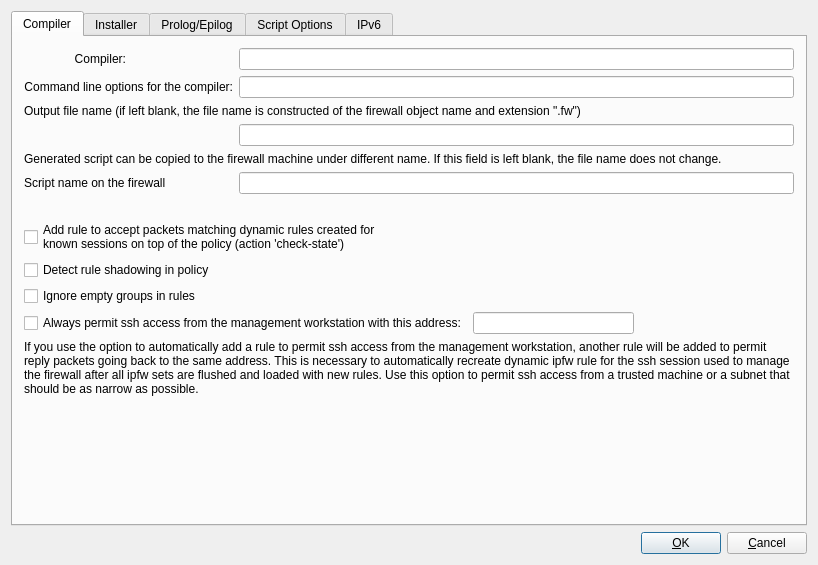
<?xml version="1.0" encoding="UTF-8"?>
<ui version="4.0">
 <class>ipfwAdvancedDialog_q</class>
 <widget class="QDialog" name="ipfwAdvancedDialog_q">
  <property name="geometry">
   <rect>
    <x>0</x>
    <y>0</y>
    <width>818</width>
    <height>565</height>
   </rect>
  </property>
  <property name="windowTitle">
   <string>ipfw: advanced settings</string>
  </property>
  <property name="sizeGripEnabled">
   <bool>false</bool>
  </property>
  <layout class="QGridLayout">
   <property name="margin" stdset="0">
    <number>11</number>
   </property>
   <item row="1" column="0">
    <layout class="QHBoxLayout">
     <item>
      <spacer>
       <property name="orientation">
        <enum>Qt::Orientation::Horizontal</enum>
       </property>
       <property name="sizeType">
        <enum>QSizePolicy::Policy::Expanding</enum>
       </property>
       <property name="sizeHint" stdset="0">
        <size>
         <width>20</width>
         <height>20</height>
        </size>
       </property>
      </spacer>
     </item>
     <item>
      <widget class="QPushButton" name="buttonOk">
       <property name="text">
        <string>&amp;OK</string>
       </property>
       <property name="shortcut">
        <string/>
       </property>
       <property name="autoDefault">
        <bool>true</bool>
       </property>
       <property name="default">
        <bool>true</bool>
       </property>
      </widget>
     </item>
     <item>
      <widget class="QPushButton" name="buttonCancel">
       <property name="text">
        <string>&amp;Cancel</string>
       </property>
       <property name="shortcut">
        <string/>
       </property>
       <property name="autoDefault">
        <bool>true</bool>
       </property>
      </widget>
     </item>
    </layout>
   </item>
   <item row="0" column="0">
    <widget class="QTabWidget" name="tabWidget">
     <property name="currentIndex">
      <number>0</number>
     </property>
     <widget class="QWidget" name="tab">
      <attribute name="title">
       <string>Compiler</string>
      </attribute>
      <layout class="QGridLayout" name="ipfwAdvanced_gridLayout">
       <item row="0" column="0">
        <widget class="QLabel" name="compilerLabel">
         <property name="text">
          <string>Compiler:</string>
         </property>
         <property name="alignment">
          <set>Qt::AlignmentFlag::AlignRight|Qt::AlignmentFlag::AlignTrailing|Qt::AlignmentFlag::AlignVCenter</set>
         </property>
         <property name="wordWrap">
          <bool>false</bool>
         </property>
        </widget>
       </item>
       <item row="0" column="2">
        <widget class="QLineEdit" name="compiler">
         <property name="maximumSize">
          <size>
           <width>32767</width>
           <height>32767</height>
          </size>
         </property>
        </widget>
       </item>
       <item row="1" column="0" colspan="2">
        <widget class="QLabel" name="compilerArgsLabel">
         <property name="sizePolicy">
          <sizepolicy hsizetype="Expanding" vsizetype="Preferred">
           <horstretch>0</horstretch>
           <verstretch>0</verstretch>
          </sizepolicy>
         </property>
         <property name="text">
          <string>Command line options for the compiler:</string>
         </property>
         <property name="alignment">
          <set>Qt::AlignmentFlag::AlignRight|Qt::AlignmentFlag::AlignTrailing|Qt::AlignmentFlag::AlignVCenter</set>
         </property>
         <property name="wordWrap">
          <bool>false</bool>
         </property>
        </widget>
       </item>
       <item row="1" column="2">
        <widget class="QLineEdit" name="compilerArgs">
         <property name="maximumSize">
          <size>
           <width>32767</width>
           <height>32767</height>
          </size>
         </property>
        </widget>
       </item>
       <item row="2" column="0" colspan="3">
        <widget class="QLabel" name="textLabel1_5">
         <property name="sizePolicy">
          <sizepolicy hsizetype="Expanding" vsizetype="Preferred">
           <horstretch>0</horstretch>
           <verstretch>0</verstretch>
          </sizepolicy>
         </property>
         <property name="text">
          <string>Output file name (if left blank, the file name is constructed of the firewall object name and extension &quot;.fw&quot;)</string>
         </property>
         <property name="alignment">
          <set>Qt::AlignmentFlag::AlignVCenter</set>
         </property>
         <property name="wordWrap">
          <bool>true</bool>
         </property>
        </widget>
       </item>
       <item row="3" column="2">
        <widget class="QLineEdit" name="outputFileName">
         <property name="maximumSize">
          <size>
           <width>32767</width>
           <height>32767</height>
          </size>
         </property>
        </widget>
       </item>
       <item row="4" column="0" colspan="3">
        <widget class="QLabel" name="label_4">
         <property name="text">
          <string>Generated script can be copied to the firewall machine under different name. If this field is left blank, the file name does not change.</string>
         </property>
         <property name="wordWrap">
          <bool>true</bool>
         </property>
        </widget>
       </item>
       <item row="5" column="0" colspan="2">
        <widget class="QLabel" name="label_3">
         <property name="text">
          <string>Script name on the firewall</string>
         </property>
        </widget>
       </item>
       <item row="5" column="2">
        <widget class="QLineEdit" name="fileNameOnFw">
         <property name="maximumSize">
          <size>
           <width>32767</width>
           <height>22</height>
          </size>
         </property>
        </widget>
       </item>
       <item row="6" column="0">
        <spacer>
         <property name="orientation">
          <enum>Qt::Orientation::Vertical</enum>
         </property>
         <property name="sizeType">
          <enum>QSizePolicy::Policy::Fixed</enum>
         </property>
         <property name="sizeHint" stdset="0">
          <size>
           <width>20</width>
           <height>20</height>
          </size>
         </property>
        </spacer>
       </item>
       <item row="7" column="0" colspan="3">
        <widget class="QCheckBox" name="ipfw_add_check_state_rule">
         <property name="sizePolicy">
          <sizepolicy hsizetype="Minimum" vsizetype="Fixed">
           <horstretch>0</horstretch>
           <verstretch>0</verstretch>
          </sizepolicy>
         </property>
         <property name="text">
          <string>Add rule to accept packets matching dynamic rules created for
known sessions on top of the policy (action 'check-state')</string>
         </property>
        </widget>
       </item>
       <item row="8" column="0" colspan="2">
        <widget class="QCheckBox" name="ipfw_check_shadowing">
         <property name="sizePolicy">
          <sizepolicy hsizetype="Expanding" vsizetype="Fixed">
           <horstretch>0</horstretch>
           <verstretch>0</verstretch>
          </sizepolicy>
         </property>
         <property name="toolTip">
          <string>Shadowing happens because a rule is a superset of a subsequent rule and any packets potentially matched by the subsequent rule have already been matched by the prior rule.</string>
         </property>
         <property name="text">
          <string>Detect rule shadowing in policy</string>
         </property>
        </widget>
       </item>
       <item row="9" column="0" colspan="2">
        <widget class="QCheckBox" name="ipfw_ignore_empty_groups">
         <property name="sizePolicy">
          <sizepolicy hsizetype="Expanding" vsizetype="Fixed">
           <horstretch>0</horstretch>
           <verstretch>0</verstretch>
          </sizepolicy>
         </property>
         <property name="toolTip">
          <string>If the option is deactivated, compiler treats empty groups as an error and aborts processing the policy. If this option is activated, compiler removes all empty groups from all rule elements. If rule element becomes 'any' after the last empty group has been removed, the whole rule will be ignored. Use this option only if you fully understand how it works!</string>
         </property>
         <property name="text">
          <string>Ignore empty groups in rules</string>
         </property>
        </widget>
       </item>
       <item row="10" column="0" colspan="3">
        <layout class="QHBoxLayout" name="horizontalLayout_3">
         <item>
          <widget class="QCheckBox" name="mgmt_ssh">
           <property name="text">
            <string>Always permit ssh access from the management workstation with this address:</string>
           </property>
          </widget>
         </item>
         <item>
          <widget class="QLineEdit" name="mgmt_addr">
           <property name="sizePolicy">
            <sizepolicy hsizetype="Expanding" vsizetype="Fixed">
             <horstretch>0</horstretch>
             <verstretch>0</verstretch>
            </sizepolicy>
           </property>
           <property name="maximumSize">
            <size>
             <width>32767</width>
             <height>32767</height>
            </size>
           </property>
          </widget>
         </item>
         <item>
          <spacer name="horizontalSpacer">
           <property name="orientation">
            <enum>Qt::Orientation::Horizontal</enum>
           </property>
           <property name="sizeHint" stdset="0">
            <size>
             <width>40</width>
             <height>20</height>
            </size>
           </property>
          </spacer>
         </item>
        </layout>
       </item>
       <item row="11" column="0" colspan="3">
        <widget class="QLabel" name="label">
         <property name="text">
          <string>If you use the option to automatically add a rule to permit ssh access from the management workstation, another rule will be added to permit reply packets going back to the same address. This is necessary to automatically recreate dynamic ipfw rule for the ssh session used to manage the firewall after all ipfw sets are flushed and loaded with new rules. Use this option to permit ssh access from a trusted machine or a subnet that should be as narrow as possible.</string>
         </property>
         <property name="wordWrap">
          <bool>true</bool>
         </property>
        </widget>
       </item>
       <item row="12" column="1" colspan="2">
        <spacer>
         <property name="orientation">
          <enum>Qt::Orientation::Vertical</enum>
         </property>
         <property name="sizeType">
          <enum>QSizePolicy::Policy::Expanding</enum>
         </property>
         <property name="sizeHint" stdset="0">
          <size>
           <width>20</width>
           <height>40</height>
          </size>
         </property>
        </spacer>
       </item>
      </layout>
     </widget>
     <widget class="QWidget" name="tab1">
      <attribute name="title">
       <string>Installer</string>
      </attribute>
      <layout class="QGridLayout" name="ipfwAdvanced_gridLayout_3">
       <item row="0" column="0">
        <widget class="QGroupBox" name="groupBox2">
         <property name="title">
          <string>Built-in installer</string>
         </property>
         <layout class="QGridLayout" name="ipfwAdvanced_gridLayout_104">
          <item row="0" column="0">
           <widget class="QLabel" name="label556">
            <property name="text">
             <string>Directory on the firewall where script should be installed</string>
            </property>
            <property name="alignment">
             <set>Qt::AlignmentFlag::AlignLeading|Qt::AlignmentFlag::AlignLeft|Qt::AlignmentFlag::AlignVCenter</set>
            </property>
            <property name="wordWrap">
             <bool>true</bool>
            </property>
           </widget>
          </item>
          <item row="0" column="1">
           <widget class="QLineEdit" name="ipfw_fw_dir">
            <property name="sizePolicy">
             <sizepolicy hsizetype="Fixed" vsizetype="Fixed">
              <horstretch>0</horstretch>
              <verstretch>0</verstretch>
             </sizepolicy>
            </property>
           </widget>
          </item>
          <item row="1" column="0">
           <widget class="QLabel" name="textLabel1_2">
            <property name="text">
             <string>User name used to authenticate to the firewall (leave this empty if you use putty session):</string>
            </property>
            <property name="alignment">
             <set>Qt::AlignmentFlag::AlignLeading|Qt::AlignmentFlag::AlignLeft|Qt::AlignmentFlag::AlignVCenter</set>
            </property>
            <property name="wordWrap">
             <bool>true</bool>
            </property>
           </widget>
          </item>
          <item row="1" column="1">
           <widget class="QLineEdit" name="ipfw_user">
            <property name="sizePolicy">
             <sizepolicy hsizetype="Fixed" vsizetype="Fixed">
              <horstretch>0</horstretch>
              <verstretch>0</verstretch>
             </sizepolicy>
            </property>
           </widget>
          </item>
          <item row="2" column="0">
           <widget class="QLabel" name="textLabel1_3">
            <property name="text">
             <string>Alternative name or address used to communicate with the firewall (also putty session name on Windows)</string>
            </property>
            <property name="alignment">
             <set>Qt::AlignmentFlag::AlignLeading|Qt::AlignmentFlag::AlignLeft|Qt::AlignmentFlag::AlignTop</set>
            </property>
            <property name="wordWrap">
             <bool>true</bool>
            </property>
           </widget>
          </item>
          <item row="2" column="1">
           <widget class="QLineEdit" name="altAddress">
            <property name="sizePolicy">
             <sizepolicy hsizetype="Fixed" vsizetype="Fixed">
              <horstretch>0</horstretch>
              <verstretch>0</verstretch>
             </sizepolicy>
            </property>
           </widget>
          </item>
          <item row="3" column="0">
           <widget class="QLabel" name="textLabel1_4">
            <property name="text">
             <string>A command that installer should execute on the firewall in order to activate the policy (if this field is blank, installer runs firewall script in the directory specified above; it uses sudo if user name is not 'root')</string>
            </property>
            <property name="alignment">
             <set>Qt::AlignmentFlag::AlignVCenter</set>
            </property>
            <property name="wordWrap">
             <bool>true</bool>
            </property>
           </widget>
          </item>
          <item row="3" column="1">
           <widget class="QLineEdit" name="activationCmd">
            <property name="sizePolicy">
             <sizepolicy hsizetype="Fixed" vsizetype="Fixed">
              <horstretch>0</horstretch>
              <verstretch>0</verstretch>
             </sizepolicy>
            </property>
           </widget>
          </item>
          <item row="4" column="0" colspan="2">
           <layout class="QHBoxLayout">
            <item>
             <widget class="QLabel" name="textLabel1_7">
              <property name="text">
               <string>Additional command line parameters for ssh</string>
              </property>
              <property name="wordWrap">
               <bool>false</bool>
              </property>
             </widget>
            </item>
            <item>
             <widget class="QLineEdit" name="sshArgs">
              <property name="sizePolicy">
               <sizepolicy hsizetype="Expanding" vsizetype="Fixed">
                <horstretch>0</horstretch>
                <verstretch>0</verstretch>
               </sizepolicy>
              </property>
              <property name="minimumSize">
               <size>
                <width>300</width>
                <height>0</height>
               </size>
              </property>
             </widget>
            </item>
           </layout>
          </item>
          <item row="5" column="0" colspan="2">
           <layout class="QHBoxLayout" name="_2">
            <item>
             <widget class="QLabel" name="textLabel1_8">
              <property name="text">
               <string>Additional command line parameters for scp</string>
              </property>
              <property name="wordWrap">
               <bool>false</bool>
              </property>
             </widget>
            </item>
            <item>
             <widget class="QLineEdit" name="scpArgs">
              <property name="sizePolicy">
               <sizepolicy hsizetype="Expanding" vsizetype="Fixed">
                <horstretch>0</horstretch>
                <verstretch>0</verstretch>
               </sizepolicy>
              </property>
              <property name="minimumSize">
               <size>
                <width>300</width>
                <height>0</height>
               </size>
              </property>
             </widget>
            </item>
           </layout>
          </item>
         </layout>
        </widget>
       </item>
       <item row="1" column="0">
        <widget class="QGroupBox" name="groupBox1">
         <property name="title">
          <string>External install script</string>
         </property>
         <layout class="QGridLayout" name="ipfwAdvanced_gridLayout_2">
          <item row="0" column="0">
           <layout class="QHBoxLayout" name="horizontalLayout">
            <item>
             <widget class="QLabel" name="textLabel5_2">
              <property name="sizePolicy">
               <sizepolicy hsizetype="Expanding" vsizetype="Preferred">
                <horstretch>0</horstretch>
                <verstretch>0</verstretch>
               </sizepolicy>
              </property>
              <property name="text">
               <string>Policy install script (using built-in installer if this field is blank):</string>
              </property>
              <property name="alignment">
               <set>Qt::AlignmentFlag::AlignLeading|Qt::AlignmentFlag::AlignLeft|Qt::AlignmentFlag::AlignVCenter</set>
              </property>
              <property name="wordWrap">
               <bool>true</bool>
              </property>
             </widget>
            </item>
            <item>
             <widget class="QLineEdit" name="installScript">
              <property name="sizePolicy">
               <sizepolicy hsizetype="Fixed" vsizetype="Fixed">
                <horstretch>0</horstretch>
                <verstretch>0</verstretch>
               </sizepolicy>
              </property>
              <property name="minimumSize">
               <size>
                <width>300</width>
                <height>0</height>
               </size>
              </property>
             </widget>
            </item>
           </layout>
          </item>
          <item row="1" column="0">
           <layout class="QHBoxLayout" name="horizontalLayout_2">
            <item>
             <widget class="QLabel" name="textLabel6_2_2">
              <property name="sizePolicy">
               <sizepolicy hsizetype="Expanding" vsizetype="Preferred">
                <horstretch>0</horstretch>
                <verstretch>0</verstretch>
               </sizepolicy>
              </property>
              <property name="text">
               <string>Command line options for the script:</string>
              </property>
              <property name="alignment">
               <set>Qt::AlignmentFlag::AlignLeading|Qt::AlignmentFlag::AlignLeft|Qt::AlignmentFlag::AlignVCenter</set>
              </property>
              <property name="wordWrap">
               <bool>false</bool>
              </property>
             </widget>
            </item>
            <item>
             <widget class="QLineEdit" name="installScriptArgs">
              <property name="sizePolicy">
               <sizepolicy hsizetype="Fixed" vsizetype="Fixed">
                <horstretch>0</horstretch>
                <verstretch>0</verstretch>
               </sizepolicy>
              </property>
              <property name="minimumSize">
               <size>
                <width>300</width>
                <height>0</height>
               </size>
              </property>
             </widget>
            </item>
           </layout>
          </item>
         </layout>
        </widget>
       </item>
       <item row="2" column="0">
        <spacer>
         <property name="orientation">
          <enum>Qt::Orientation::Vertical</enum>
         </property>
         <property name="sizeType">
          <enum>QSizePolicy::Policy::Expanding</enum>
         </property>
         <property name="sizeHint" stdset="0">
          <size>
           <width>20</width>
           <height>20</height>
          </size>
         </property>
        </spacer>
       </item>
      </layout>
     </widget>
     <widget class="QWidget" name="tab2">
      <attribute name="title">
       <string>Prolog/Epilog</string>
      </attribute>
      <layout class="QGridLayout">
       <property name="margin" stdset="0">
        <number>6</number>
       </property>
       <item row="1" column="0">
        <widget class="QGroupBox" name="frame147">
         <property name="title">
          <string/>
         </property>
         <layout class="QGridLayout">
          <property name="margin" stdset="0">
           <number>6</number>
          </property>
          <item row="2" column="1">
           <widget class="QPushButton" name="edit_epilog_button">
            <property name="text">
             <string>Edit</string>
            </property>
           </widget>
          </item>
          <item row="2" column="0">
           <spacer>
            <property name="orientation">
             <enum>Qt::Orientation::Horizontal</enum>
            </property>
            <property name="sizeType">
             <enum>QSizePolicy::Policy::Expanding</enum>
            </property>
            <property name="sizeHint" stdset="0">
             <size>
              <width>40</width>
              <height>20</height>
             </size>
            </property>
           </spacer>
          </item>
          <item row="1" column="0" colspan="2">
           <widget class="QTextEdit" name="epilog_script"/>
          </item>
          <item row="0" column="0" colspan="2">
           <widget class="QLabel" name="textLabel2_2_2">
            <property name="text">
             <string>The following commands will be added verbatim after generated configuration</string>
            </property>
            <property name="alignment">
             <set>Qt::AlignmentFlag::AlignVCenter</set>
            </property>
            <property name="wordWrap">
             <bool>true</bool>
            </property>
           </widget>
          </item>
         </layout>
        </widget>
       </item>
       <item row="0" column="0">
        <widget class="QGroupBox" name="frame146">
         <property name="title">
          <string/>
         </property>
         <layout class="QGridLayout">
          <property name="margin" stdset="0">
           <number>6</number>
          </property>
          <item row="2" column="0">
           <spacer>
            <property name="orientation">
             <enum>Qt::Orientation::Horizontal</enum>
            </property>
            <property name="sizeType">
             <enum>QSizePolicy::Policy::Expanding</enum>
            </property>
            <property name="sizeHint" stdset="0">
             <size>
              <width>40</width>
              <height>20</height>
             </size>
            </property>
           </spacer>
          </item>
          <item row="2" column="1">
           <widget class="QPushButton" name="edit_prolog_button">
            <property name="text">
             <string>Edit</string>
            </property>
           </widget>
          </item>
          <item row="0" column="0">
           <widget class="QLabel" name="textLabel2_2">
            <property name="text">
             <string>The following commands will be added verbatim on top of generated configuration</string>
            </property>
            <property name="alignment">
             <set>Qt::AlignmentFlag::AlignVCenter</set>
            </property>
            <property name="wordWrap">
             <bool>true</bool>
            </property>
           </widget>
          </item>
          <item row="1" column="0" colspan="2">
           <widget class="QTextEdit" name="prolog_script"/>
          </item>
         </layout>
        </widget>
       </item>
      </layout>
     </widget>
     <widget class="QWidget" name="tab3">
      <attribute name="title">
       <string>Script Options</string>
      </attribute>
      <layout class="QGridLayout">
       <property name="margin" stdset="0">
        <number>6</number>
       </property>
       <item row="2" column="0" rowspan="3">
        <spacer>
         <property name="orientation">
          <enum>Qt::Orientation::Horizontal</enum>
         </property>
         <property name="sizeType">
          <enum>QSizePolicy::Policy::Fixed</enum>
         </property>
         <property name="sizeHint" stdset="0">
          <size>
           <width>40</width>
           <height>70</height>
          </size>
         </property>
        </spacer>
       </item>
       <item row="4" column="1" colspan="2">
        <widget class="QCheckBox" name="ipfw_manage_virtual_addr">
         <property name="text">
          <string>Add virtual addresses for NAT</string>
         </property>
        </widget>
       </item>
       <item row="3" column="1" colspan="2">
        <widget class="QCheckBox" name="ipfw_configure_interfaces">
         <property name="text">
          <string>Configure Interfaces of the firewall machine</string>
         </property>
        </widget>
       </item>
       <item row="2" column="1" colspan="2">
        <widget class="QCheckBox" name="ipfw_debug">
         <property name="text">
          <string>Turn debugging on in generated script</string>
         </property>
        </widget>
       </item>
       <item row="1" column="0" colspan="3">
        <widget class="QLabel" name="textLabel8">
         <property name="text">
          <string>These options enable auxiliary sections in the generated shell script.</string>
         </property>
         <property name="alignment">
          <set>Qt::AlignmentFlag::AlignVCenter</set>
         </property>
         <property name="wordWrap">
          <bool>true</bool>
         </property>
        </widget>
       </item>
       <item row="6" column="1">
        <spacer>
         <property name="orientation">
          <enum>Qt::Orientation::Vertical</enum>
         </property>
         <property name="sizeType">
          <enum>QSizePolicy::Policy::Expanding</enum>
         </property>
         <property name="sizeHint" stdset="0">
          <size>
           <width>20</width>
           <height>230</height>
          </size>
         </property>
        </spacer>
       </item>
       <item row="0" column="2">
        <spacer>
         <property name="orientation">
          <enum>Qt::Orientation::Vertical</enum>
         </property>
         <property name="sizeType">
          <enum>QSizePolicy::Policy::Fixed</enum>
         </property>
         <property name="sizeHint" stdset="0">
          <size>
           <width>20</width>
           <height>20</height>
          </size>
         </property>
        </spacer>
       </item>
      </layout>
     </widget>
     <widget class="QWidget" name="tab_2">
      <attribute name="title">
       <string>IPv6</string>
      </attribute>
      <layout class="QGridLayout">
       <item row="1" column="0">
        <widget class="QLabel" name="label_2">
         <property name="text">
          <string>The order in which ipv4 and ipv6 rules should be generated:</string>
         </property>
        </widget>
       </item>
       <item row="1" column="1">
        <spacer>
         <property name="orientation">
          <enum>Qt::Orientation::Horizontal</enum>
         </property>
         <property name="sizeHint" stdset="0">
          <size>
           <width>40</width>
           <height>20</height>
          </size>
         </property>
        </spacer>
       </item>
       <item row="2" column="0">
        <widget class="QComboBox" name="ipv4before_2">
         <item>
          <property name="text">
           <string>IPv4 before IPv6</string>
          </property>
         </item>
         <item>
          <property name="text">
           <string>IPv6 before IPv4</string>
          </property>
         </item>
        </widget>
       </item>
       <item row="3" column="0">
        <spacer>
         <property name="orientation">
          <enum>Qt::Orientation::Vertical</enum>
         </property>
         <property name="sizeHint" stdset="0">
          <size>
           <width>20</width>
           <height>40</height>
          </size>
         </property>
        </spacer>
       </item>
      </layout>
     </widget>
    </widget>
   </item>
  </layout>
 </widget>
 <layoutdefault spacing="6" margin="11"/>
 <tabstops>
  <tabstop>tabWidget</tabstop>
  <tabstop>compiler</tabstop>
  <tabstop>compilerArgs</tabstop>
  <tabstop>outputFileName</tabstop>
  <tabstop>ipfw_add_check_state_rule</tabstop>
  <tabstop>ipfw_check_shadowing</tabstop>
  <tabstop>ipfw_ignore_empty_groups</tabstop>
  <tabstop>mgmt_ssh</tabstop>
  <tabstop>mgmt_addr</tabstop>
  <tabstop>buttonOk</tabstop>
  <tabstop>buttonCancel</tabstop>
  <tabstop>ipfw_fw_dir</tabstop>
  <tabstop>ipfw_user</tabstop>
  <tabstop>altAddress</tabstop>
  <tabstop>activationCmd</tabstop>
  <tabstop>sshArgs</tabstop>
  <tabstop>installScript</tabstop>
  <tabstop>installScriptArgs</tabstop>
  <tabstop>prolog_script</tabstop>
  <tabstop>edit_prolog_button</tabstop>
  <tabstop>epilog_script</tabstop>
  <tabstop>edit_epilog_button</tabstop>
  <tabstop>ipfw_debug</tabstop>
  <tabstop>ipfw_configure_interfaces</tabstop>
  <tabstop>ipfw_manage_virtual_addr</tabstop>
  <tabstop>ipv4before_2</tabstop>
 </tabstops>
 <resources/>
 <connections>
  <connection>
   <sender>buttonOk</sender>
   <signal>clicked()</signal>
   <receiver>ipfwAdvancedDialog_q</receiver>
   <slot>accept()</slot>
   <hints>
    <hint type="sourcelabel">
     <x>20</x>
     <y>20</y>
    </hint>
    <hint type="destinationlabel">
     <x>20</x>
     <y>20</y>
    </hint>
   </hints>
  </connection>
  <connection>
   <sender>buttonCancel</sender>
   <signal>clicked()</signal>
   <receiver>ipfwAdvancedDialog_q</receiver>
   <slot>reject()</slot>
   <hints>
    <hint type="sourcelabel">
     <x>20</x>
     <y>20</y>
    </hint>
    <hint type="destinationlabel">
     <x>20</x>
     <y>20</y>
    </hint>
   </hints>
  </connection>
  <connection>
   <sender>edit_epilog_button</sender>
   <signal>clicked()</signal>
   <receiver>ipfwAdvancedDialog_q</receiver>
   <slot>editEpilog()</slot>
   <hints>
    <hint type="sourcelabel">
     <x>20</x>
     <y>20</y>
    </hint>
    <hint type="destinationlabel">
     <x>20</x>
     <y>20</y>
    </hint>
   </hints>
  </connection>
  <connection>
   <sender>edit_prolog_button</sender>
   <signal>clicked()</signal>
   <receiver>ipfwAdvancedDialog_q</receiver>
   <slot>editProlog()</slot>
   <hints>
    <hint type="sourcelabel">
     <x>20</x>
     <y>20</y>
    </hint>
    <hint type="destinationlabel">
     <x>20</x>
     <y>20</y>
    </hint>
   </hints>
  </connection>
 </connections>
 <slots>
  <slot>editEpilog()</slot>
  <slot>editProlog()</slot>
 </slots>
</ui>
